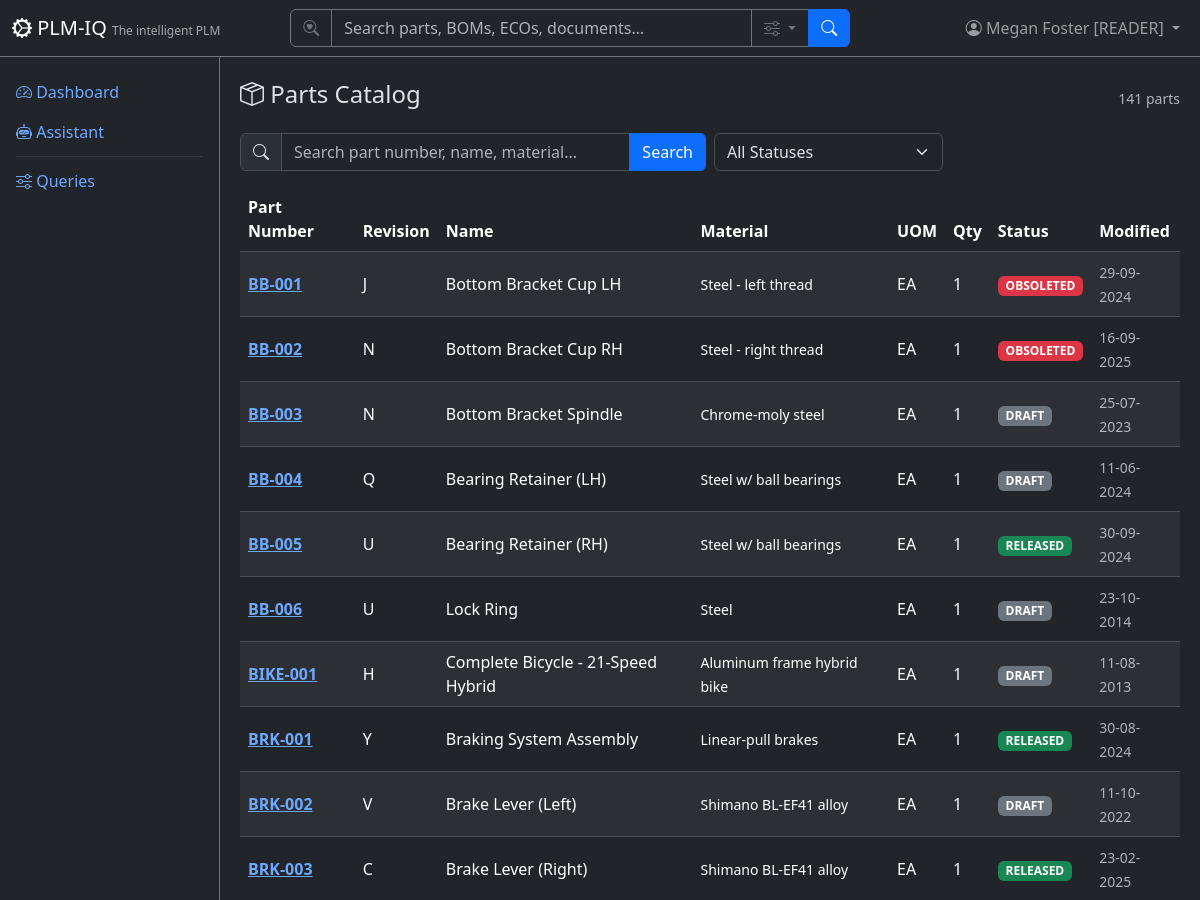
/parts (signed in, upper part), run on an earlier commit of the app's database.
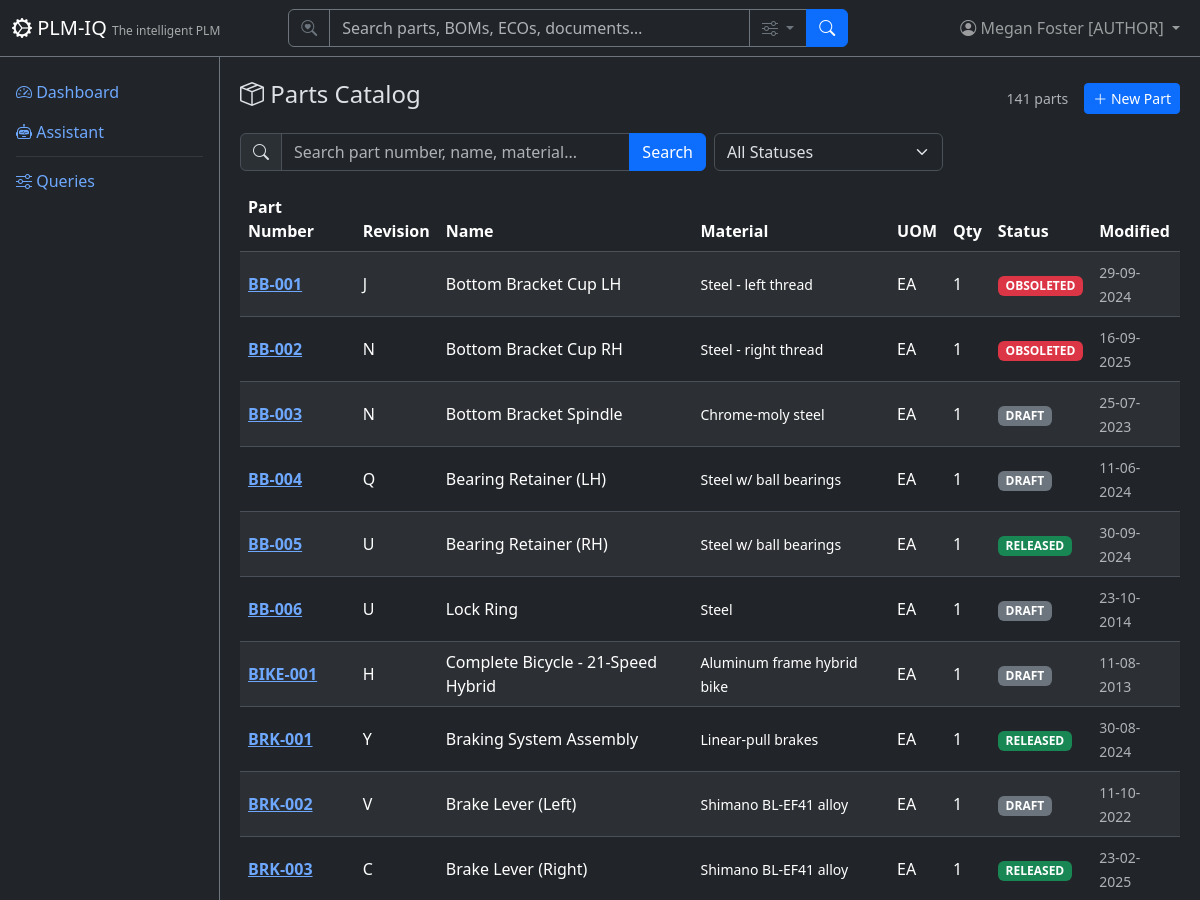
And on a later commit of the database.
### app/models/tenant_user.py (models this page shows)
class User(Base):
    __tablename__ = "users"
    user_id = Column("user_id", Integer, primary_key=True, autoincrement=True)
    username = Column("username", String, unique=True, nullable=False)
    full_name = Column("full_name", String, nullable=False)
    email = Column("email", String)
    password_hash = Column("password_hash", String, nullable=False, default="")
    tenant_id = Column("tenant_id", Integer, ForeignKey("tenants.tenant_id"), nullable=False, default=1)
    is_active = Column("is_active", Boolean, default=True)
    created_date = Column("created_date", String)
    role = Column("role", String, default="reader")
    tenant = relationship("Tenant", back_populates="users")
    favorites = relationship("Favorite", back_populates="user")

### app/routers/parts.py (the view)
@router.get("", response_class=HTMLResponse)
def list_parts(
    request: Request,
    q: Optional[str] = Query(None, description="Search query"),
    status: Optional[str] = Query(None, description="Filter by status"),
    page: int = Query(1, ge=1),
    db: Session = Depends(get_db),
):
    user = require_user(request, db)
    ctx = auth_context(request, db)
    query = db.query(Part)
    if q:
        query = query.filter(
            or_(
                Part.part_number.ilike(f"%{q}%"),
                Part.part_name.ilike(f"%{q}%"),
                Part.material.ilike(f"%{q}%"),
            )
        )
    if status:
        query = query.filter(Part.status == status)
    total = query.count()
    offset = (page - 1) * DEFAULT_PAGE_SIZE
    parts = query.order_by(Part.part_number).offset(offset).limit(DEFAULT_PAGE_SIZE).all()
    return HTMLResponse(content=render(
        "parts/list.html",
        **ctx,
        parts=parts,
        page=page,
        total=total,
        pages=(total + DEFAULT_PAGE_SIZE - 1) // DEFAULT_PAGE_SIZE,
        q=q or "",
        status_filter=status or "",
        statuses=["DRAFT", "RELEASED", "OBSOLETED"],
    ))

### app/templates/parts/list.html (shortened to what this page needs)
{% extends "base.html" %}
{% block content %}
<div class="d-flex justify-content-between align-items-center mb-3">
    <h4><i class="bi bi-box-seam"></i> Parts Catalog</h4>
    <div class="d-flex align-items-center gap-3">
        <span class="text-muted small">{{ total }} parts</span>
        {% if current_user and current_user.role == 'author' %}
        <a href="/parts/new" class="btn btn-sm btn-primary"><i class="bi bi-plus-lg"></i> New Part</a>
        {% endif %}
    </div>
</div>
<form method="GET" class="row g-2 mb-3">
    <div class="col-md-6">
        <div class="input-group">
            <span class="input-group-text"><i class="bi bi-search"></i></span>
            <input type="text" name="q" class="form-control" placeholder="Search part number, name, material..." value="{{ q }}">
            <button class="btn btn-primary" type="submit">Search</button>
        </div>
    </div>
    <div class="col-md-3">
        <select name="status" class="form-select" onchange="this.form.submit()">
            <option value="">All Statuses</option>
        </select>
    </div>
</form>
<div class="table-responsive">
    <table class="table table-striped table-hover align-middle">
        <thead class="table-dark">
            <tr>
                <th>Part Number</th>
                <th>Revision</th>
                <th>Name</th>
                <th>Material</th>
                <th>UOM</th>
                <th>Qty</th>
                <th>Status</th>
                <th>Modified</th>
            </tr>
        </thead>
        <tbody>
            {% for p in parts %}
            <tr>
                <td><a href="/parts/{{ p.part_number }}" class="fw-bold">{{ p.part_number }}</a></td>
                <td>{{ p.part_revision }}</td>
                <td>{{ p.part_name }}</td>
                <td><small>{{ (p.material or '')|truncate(40) or '-' }}</small></td>
                <td>{{ p.uom }}</td>
                <td>{{ p.qty }}</td>
                <td>
                    <span class="badge bg-{% if p.status == 'RELEASED' %}success{% elif p.status == 'OBSOLETED' %}danger{% else %}secondary{% endif %} badge-status">
                        {{ p.status }}
                    </span>
                </td>
                <td><small class="text-muted">{{ p.modified_date or '-' }}</small></td>
            </tr>
            {% else %}
            <tr><td colspan="8" class="text-center text-muted py-4">No parts found.</td></tr>
            {% endfor %}
        </tbody>
    </table>
</div>
{% endblock %}

### app/templates/base.html (shortened to what this page needs)
<!DOCTYPE html>
<html lang="en" data-bs-theme="dark">
<head>
    <link href="https://cdn.jsdelivr.net/npm/bootstrap@5.3.3/dist/css/bootstrap.min.css" rel="stylesheet">
    <link href="https://cdn.jsdelivr.net/npm/bootstrap-icons@1.11.3/font/bootstrap-icons.css" rel="stylesheet">
</head>
<body>
    <nav class="navbar navbar-expand-md navbar-dark bg-dark fixed-top border-bottom border-secondary">
        <div class="container-fluid">
            <a class="navbar-brand" href="/">
                <i class="bi bi-gear-wide-connected"></i> PLM-IQ
                <small class="d-none d-md-inline">The intelligent PLM</small>
            </a>
            <div class="collapse navbar-collapse" id="navMenu">
                {% if current_user %}
                <form class="d-flex mx-auto my-2 my-md-0" role="search" action="/search" method="get" style="width: 100%; max-width: 560px;">
                    <div class="input-group">
                        <span class="input-group-text bg-dark border-secondary text-secondary"><i class="bi bi-search-heart"></i></span>
                        <input type="search" name="q" class="form-control bg-dark text-light border-secondary" placeholder="Search parts, BOMs, ECOs, documents…" aria-label="Search">
                        <button class="btn btn-outline-secondary dropdown-toggle" type="button" data-bs-toggle="dropdown" data-bs-auto-close="outside" title="Search options">
                            <i class="bi bi-sliders"></i>
                        </button>
                        <button class="btn btn-primary" type="submit"><i class="bi bi-search"></i></button>
                    </div>
                </form>
                {% endif %}
                <ul class="navbar-nav ms-auto align-items-center">
                    {% if current_user %}
                    <li class="nav-item dropdown">
                        <a class="nav-link dropdown-toggle position-relative" href="#" role="button" data-bs-toggle="dropdown" aria-label="Profile Menu" title="Profile Menu">
                            <i class="bi bi-person-circle"></i>
                            <span class="d-none d-md-inline">{{ current_user.full_name }} [{{ current_user.role|upper if current_user.role else 'SUPERUSER' }}]</span>
                        </a>
                    </li>
                    {% else %}
                    <li class="nav-item">
                        <a class="nav-link" href="/login"><i class="bi bi-box-arrow-in-right"></i> Sign In</a>
                    </li>
                    {% endif %}
                </ul>
            </div>
        </div>
    </nav>
    <div class="sidebar bg-dark border-end border-secondary pt-3">
        <ul class="nav nav-pills flex-column">
            <li class="nav-item">
                <a class="nav-link" href="/"><i class="bi bi-speedometer2"></i> Dashboard</a>
            </li>
            <li class="nav-item">
                <a class="nav-link" href="/assistant"><i class="bi bi-robot"></i> Assistant</a>
            </li>
            <li class="nav-item">
                <hr class="nav-divider my-1 mx-3 border-secondary">
            </li>
            <li class="nav-item">
                <a class="nav-link" href="/queries"><i class="bi bi-sliders"></i> Queries</a>
            </li>
        </ul>
    </div>
    <div class="main-content">
        {% block content %}{% endblock %}
    </div>
</body>
</html>

What changed in the data, as far as the page shows it:
changed User "Megan Foster": role "READER" → "AUTHOR"
Also different on the page:
text now shown: "New Part"
